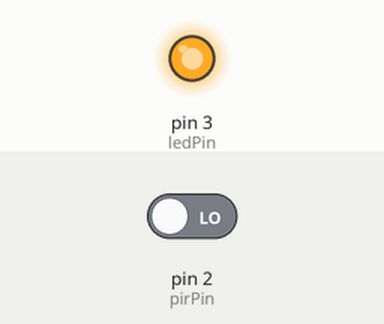
The sketch below on a simulated Arduino Uno, built with avr-gcc and run on an emulated ATmega328P. Shown: output pins drawn as LEDs (lit = HIGH). The inputs (shaded band) are chosen by the test bench; at power-on: pin 2 (pirPin) LOW. What the sketch prints to the serial monitor is not drawn.

Above: at 1.2 s.
1.3 s: pin 2 (pirPin) driven HIGH
Timing chart, 0 to 4.3 s (numbered marks = the images above; inputs shaded):
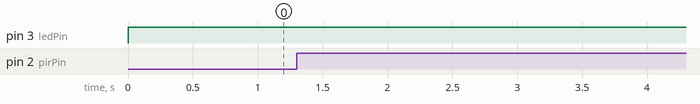

The sketch:

PIRSensorLEDLight.ino
```cpp
int pirPin = 2;
int ledPin = 3;

int val = 0;
int pirState = LOW;

// Keep LED on for 7 seconds after motion stops
unsigned long lastMotionTime = 0;
const unsigned long lightDuration = 3000; // 4 seconds

void setup() {
  pinMode(pirPin, INPUT);
  pinMode(ledPin, OUTPUT);
  Serial.begin(9600);
}

void loop() {
  val = digitalRead(pirPin);

  if (val == HIGH) {
    digitalWrite(ledPin, HIGH);
    lastMotionTime = millis();  // Reset timer whenever motion is detected

    if (pirState == LOW) {
      Serial.println("Motion detected!");
      pirState = HIGH;
    }

  } else {
    // Keep LED on for 7 seconds after last motion
    if (millis() - lastMotionTime < lightDuration) {
      digitalWrite(ledPin, HIGH);
    } else {
      digitalWrite(ledPin, LOW);

      if (pirState == HIGH) {
        Serial.println("Motion ended!");
        pirState = LOW;
      }
    }
  }
}
```

Measured:
- after the input at 1.3 s, pin 3 (ledPin): stays HIGH (without the input it goes to LOW after 1.7 s)
